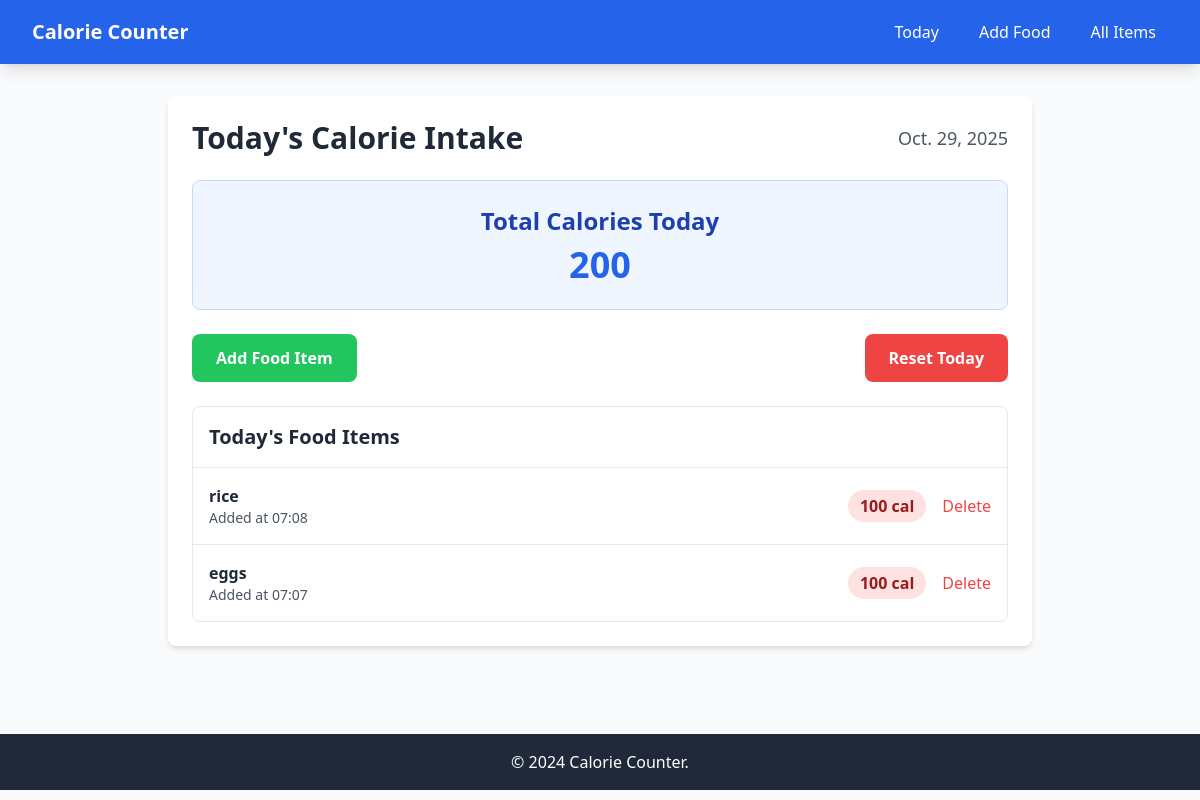
Before: / with the older database file.
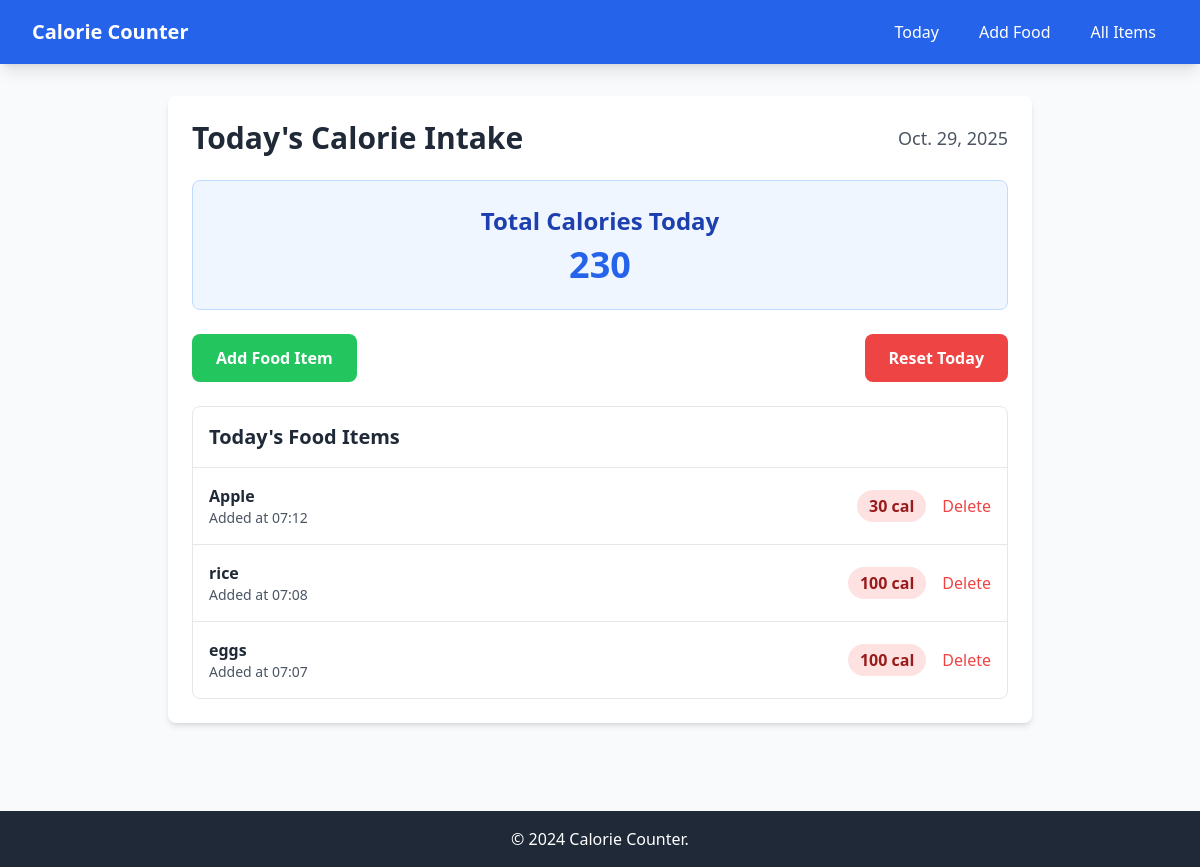
After: the same page with the newer database file.
### caloriecounter_app/models.py (models this page shows, shortened)
class FoodItem(models.Model):
    name = models.CharField(max_length=200, help_text="Name of food item")
    calories= models.PositiveIntegerField(help_text="Calorie count")
    created_at = models.DateTimeField(default=timezone.now)
    class Meta:
        ordering = ['-created_at']
    @classmethod
    def get_total_calories_today(cls):
          today = timezone.now().date()
          today_items = cls.objects.filter(created_at__date=today)
          return sum(item.calories for item in today_items)

### caloriecounter_app/views.py (the view)
# urls.py: path('', views.index, name='index'),
def index(request):
    today_foods = FoodItem.objects.filter(created_at__date=timezone.now().date())
    total_calories = FoodItem.get_total_calories_today()
    context = {
        'food_items': today_foods,
        'total_calories': total_calories,
        'today': timezone.now().date(),
    }
    return render(request, 'index.html', context)

### caloriecounter_app/templates/index.html (shortened to what this page needs)
{% extends 'base.html' %}
{% block content %}
<div class="bg-white rounded-lg shadow-md p-6 mb-6">
    <div class="flex justify-between items-center mb-6">
        <h1 class="text-3xl font-bold text-gray-800">Today's Calorie Intake</h1>
        <span class="text-lg text-gray-600">{{ today }}</span>
    </div>
    <div class="bg-blue-50 border border-blue-200 rounded-lg p-6 mb-6">
        <div class="text-center">
            <h2 class="text-2xl font-semibold text-blue-800 mb-2">Total Calories Today</h2>
            <div class="text-4xl font-bold text-blue-600">{{ total_calories }}</div>
        </div>
    </div>
    <div class="flex flex-col sm:flex-row gap-4 mb-6">
        <a href="{% url 'add_food' %}" class="bg-green-500 hover:bg-green-600 text-white font-semibold py-3 px-6 rounded-lg text-center transition duration-200">
             Add Food Item
        </a>
        {% if food_items %}
        <form action="{% url 'reset_calories' %}" method="post" class="sm:ml-auto">
            <button type="submit" class="bg-red-500 hover:bg-red-600 text-white font-semibold py-3 px-6 rounded-lg transition duration-200" onclick="return confirm('Are you sure you want to reset today\'s calories?')">
                 Reset Today
            </button>
        </form>
        {% endif %}
    </div>
    <div class="bg-white border border-gray-200 rounded-lg">
        <h3 class="text-xl font-semibold text-gray-800 p-4 border-b border-gray-200">
            Today's Food Items
        </h3>
        {% if food_items %}
        <div class="divide-y divide-gray-200">
            {% for food in food_items %}
            <div class="p-4 flex justify-between items-center hover:bg-gray-50">
                <div>
                    <h4 class="font-semibold text-gray-800">{{ food.name }}</h4>
                    <p class="text-gray-600 text-sm">Added at {{ food.created_at|time:"H:i" }}</p>
                </div>
                <div class="flex items-center space-x-4">
                    <span class="bg-red-100 text-red-800 px-3 py-1 rounded-full font-semibold">
                        {{ food.calories }} cal
                    </span>
                    <form action="{% url 'delete_food' food.id %}" method="post" class="inline">
                        <button type="submit" class="text-red-500 hover:text-red-700" onclick="return confirm('Are you sure you want to delete {{ food.name }}?')">
                            Delete
                        </button>
                    </form>
                </div>
            </div>
            {% endfor %}
        </div>
        {% endif %}
    </div>
</div>
{% endblock %}

Changed rows visible on the page:
added FoodItem: name "Apple", created_at "07:12", calories "30"
Other visible differences:
{{ total_calories }}: "200" → "230"
